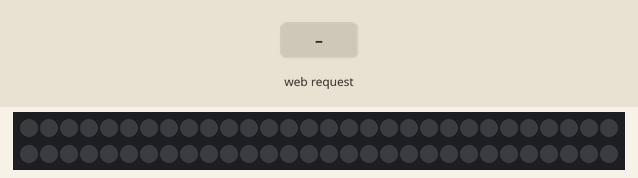
Simulated run of this sketch. Board: ESP32. Parts: 60 RGB LEDs in strip order, left to right, continuing on the next row. Inputs (shaded band) come from the test bench. Dim RGB values are drawn brighter than linear; WiFi joins after 1.5 s; servers stay silent unless stated; what the sketch prints to the serial monitor is not drawn.

Above: at 2.7 s.
2.8 s: HTTP request GET /on received
At 3.6 s:
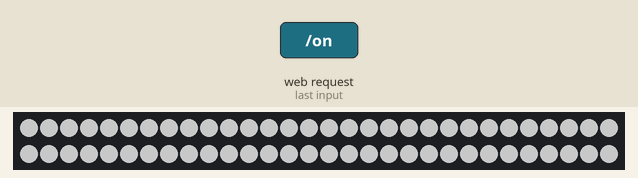
4.3 s: HTTP request GET /off received
At 4.7 s:
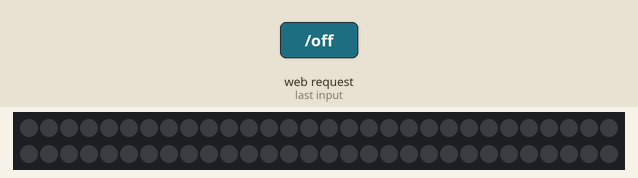
Timing chart, 0 to 7.3 s (numbered marks = the images above; inputs shaded):
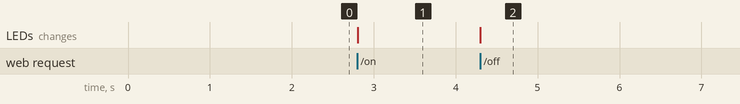

Measured:
- after the input at 2.8 s, the LEDs: change at once (image 1)
- after the input at 4.3 s, the LEDs: change at once (image 2)

The sketch:

DaylightAlarm.ino
```cpp
#include <Arduino.h>
#include <WiFi.h>
#include <WebServer.h>
#include <FastLED.h>
#include "config.h"

CRGB leds[NUM_LEDS];
WebServer server(80);

void setup() {
  Serial.begin(115200);
  Serial.println("Booting");
  WiFi.mode(WIFI_STA);
  WiFi.begin(SSID, WIFI_PASSWORD);
  while (WiFi.waitForConnectResult() != WL_CONNECTED) {
    Serial.println("Connection Failed! Rebooting...");
    delay(5000);
    ESP.restart();
  }

  Serial.print("Server started at IP address: ");
  Serial.println(WiFi.localIP());

  FastLED.addLeds<WS2812, LED_PIN, GRB>(leds, NUM_LEDS); //You might want to change this line, depending on your LED strip
  server.on("/on", handle_on);
  server.on("/off", handle_off);
  server.onNotFound(handle_NotFound);
  server.begin();
  Serial.println("Webserver started");
}

void loop() {
    server.handleClient();
}


void handle_on(){
  allWhite(true);
  server.send(200, "text/plain", "All lights set to ON");
}

void handle_off(){
  allWhite(false);
  server.send(200, "text/plain", "All lights set to OFF");
}

void handle_NotFound(){
    server.send(404, "text/plain", "Not found");
}

void allWhite(boolean on) {
  if (on) {
    for (int i = 0; i < NUM_LEDS; i = i + 1) {
      leds[i] = CRGB(100, 100, 100);
    }
  } else {
    for (int i = 0; i < NUM_LEDS; i = i + 1) {
      leds[i] = CRGB(0, 0, 0);
    }
  }
  FastLED.show();
}
```

sample_config.h
```cpp
#define SSID "SSID"
#define WIFI_PASSWORD "PASSWORD"

#define NUM_LEDS    60
#define LED_PIN  21
```
